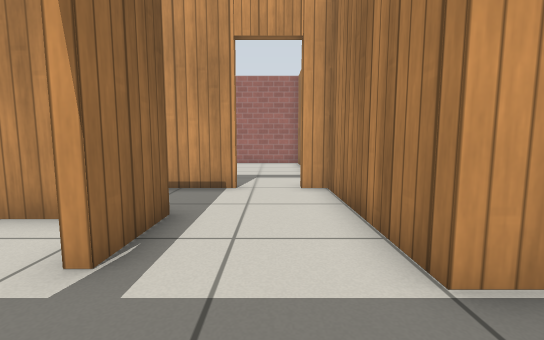
View 1 (above)

19 first-person views from a walk through a world built for the Gazebo simulator. The camera is 0.64 m above the floor, tilts 6° down and sees 90° across. The floor is counted in squares, 0.5 m on a side. Each view is taken from the middle of a square. On the plan, view 1 faces up. The plan holds only what a view shows up to about 13 squares ahead; the rest is blank. Robots are left out. Gazebo's built-in surfaces are drawn with simple patterns.

View 2
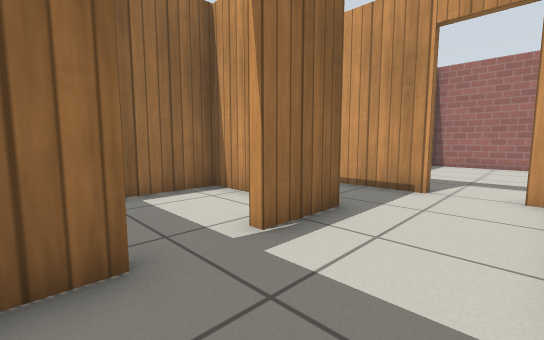

View 3
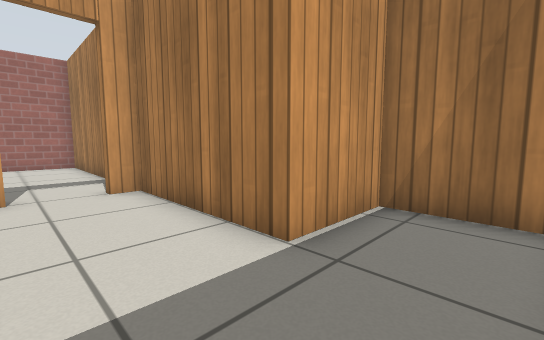

View 4
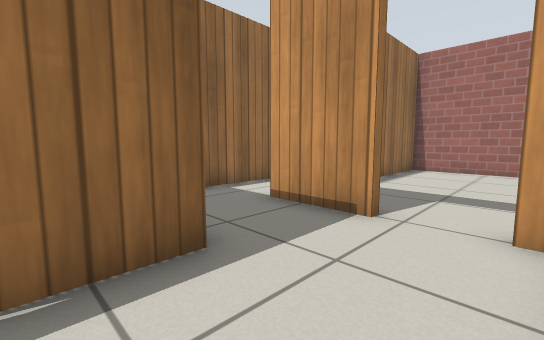

View 5
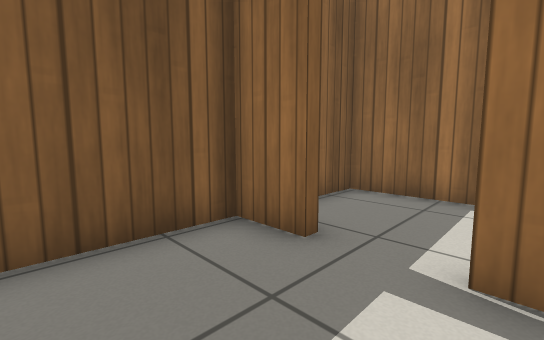

View 6
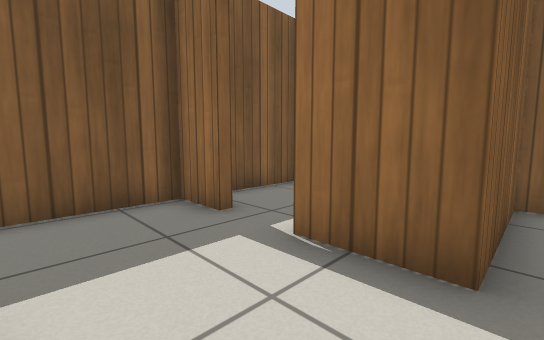

View 7
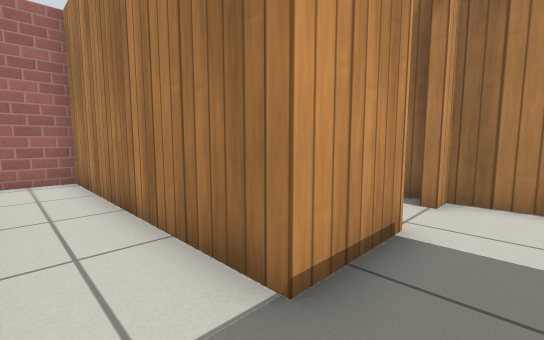

View 8
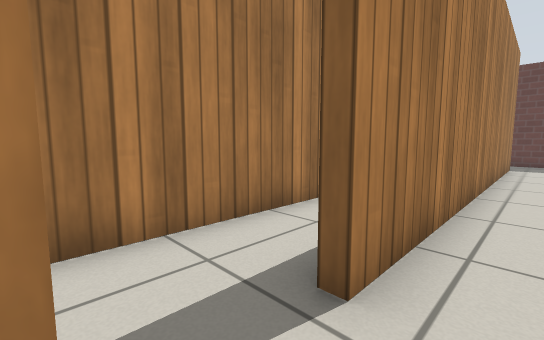

View 9
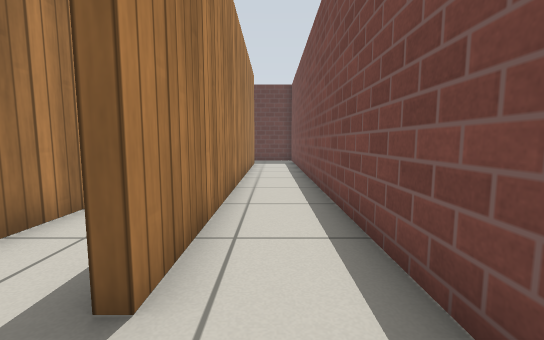

View 10
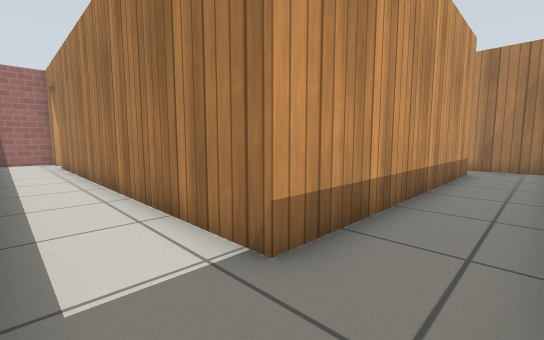

View 11
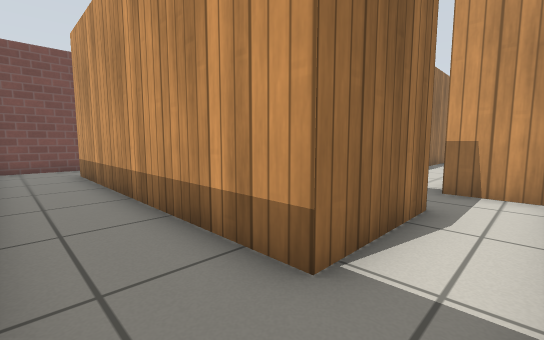

View 12
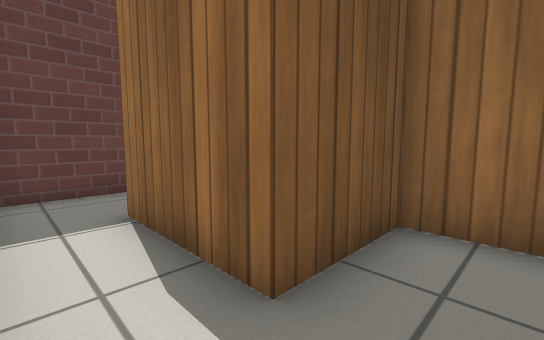

View 13
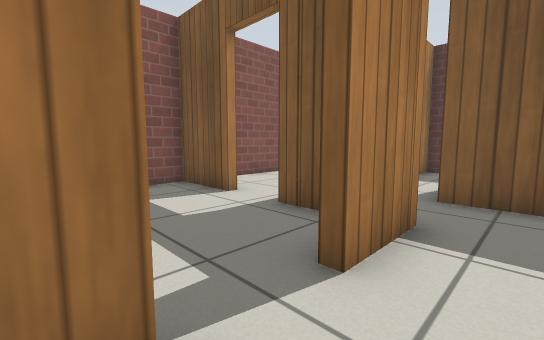

View 14
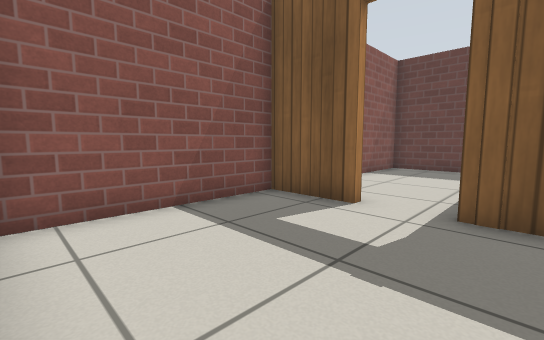

View 15
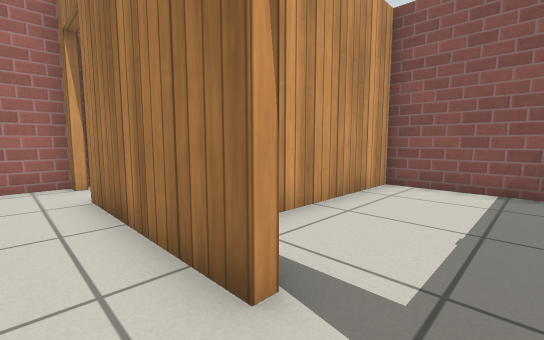

View 16
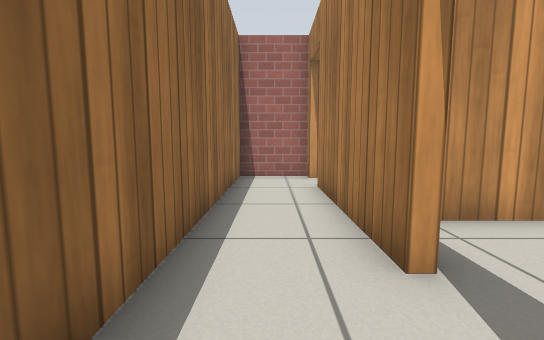

View 17
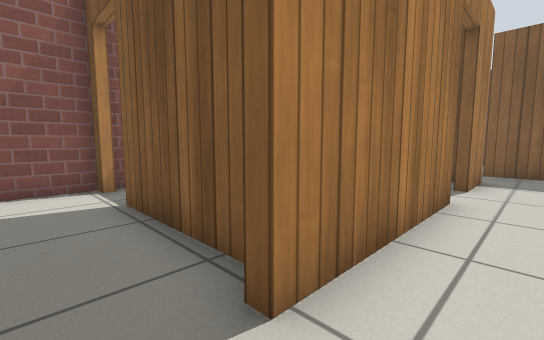

View 18
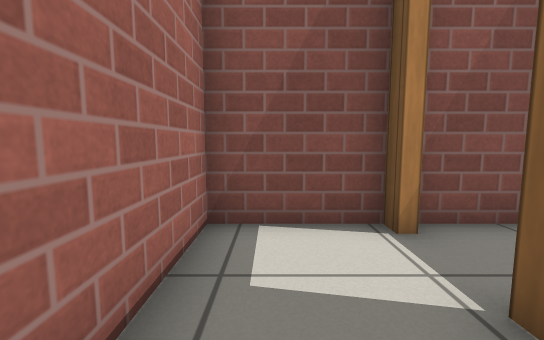

View 19
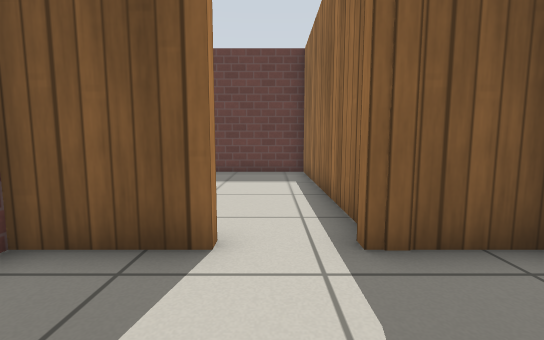

### Floor plan
Points are (right, up) in squares from view 1. A wall is a line through its corners. A room is listed if a view was taken in it or the views show most of it. See-through windows are left out.
Room 1 (views 1, 2, 3, 4, 5, 6)
walls: (-1.8, 0.9) (-1.8, -0.7) (1.1, -0.7); (-3.5, 4.7) (-1.8, 4.7) (-1.8, 2.5); (4.3, -0.1) (4.3, 2.2) (1.5, 2.2) (1.5, 7.4) (0.8, 7.4)
ways out: opening at (-2.5, 6) to room 2; open door at (-0.5, 7.5) to room 8; open door at (-2, 1.5) to room 10
Room 2 (view 7)
walls: (-5.7, 9.6) (-5.7, 7); (-1, 7.4) (-3.4, 7.4) (-3.4, 16) (-5.1, 16); (-5.7, 4.7) (-3.5, 4.7)
ways out: opening at (-2.5, 6) to room 1; open door at (-6, 14) to room 3
Room 3 (views 8, 9, 10, 11, 12)
walls: (-8.3, -0.5) (-8.3, -3.1); (3.5, 2.5) (4.5, 2.5) (4.5, -1) (-6, -1) (-6, 13.1); (-8.3, 13.9) (-8.3, 2); (3.8, -3.4) (6.4, -3.4) (6.4, -0.6); (6.1, 4.6) (4.3, 4.6)
ways out: open door at (-6, 14) to room 2; opening at (4, 3.5) to room 6
Room 4 (views 13, 15, 17)
walls: (4.3, 8.5) (4.3, 13.7); (4.3, 16) (1.8, 16) (1.8, 7)
ways out: open door at (4.5, 7.5) to room 5; opening at (3, 7) to room 6; open door at (4.5, 14.5) to room 7
Room 5 (views 14, 19)
walls: (8.7, 4.9) (11.1, 4.9) (11.1, 10.3) (5.6, 10.3); (4.8, 4.9) (6.9, 4.9)
ways out: open door at (4.5, 7.5) to room 4; open door at (7.5, 5) to room 9
Room 6 (view 16)
walls: (4.3, 4.6) (4.3, 6.7); (1.8, 4.1) (1.8, 2.5) (3.5, 2.5)
ways out: opening at (4, 3.5) to room 3; opening at (3, 7) to room 4
Room 7 (view 18)
walls: (5.1, 13.3) (8.9, 13.3); (11.1, 13.3) (11.1, 16) (7.9, 16)
ways out: open door at (4.5, 14.5) to room 4; open door at (9.5, 13)
Room 8 (no view inside)
walls: (1.5, 10.6) (1.5, 16) (-3.1, 16) (-3.1, 12.6)
ways out: open door at (-0.5, 7.5) to room 1
Room 9 (no view inside)
walls: (6.7, 4) (6.7, -3.4) (11.1, -3.4) (11.1, 2.8)
ways out: open door at (7.5, 5) to room 5
Room 10 (no view inside)
walls: (-3.5, 4.4) (-5.7, 4.4) (-5.7, -0.7) (-3.1, -0.7)
ways out: open door at (-2, 1.5) to room 1

Where each view was taken, in squares from view 1:
view 1: 0 up, 0 right, facing up
view 2: 0 up, 1 right, facing up-left
view 3: 0 up, 1 left, facing up-right
view 4: 3 up, 1 right, facing up-left
view 5: 3 up, 1 right, facing down-left
view 6: 5 up, 1 right, facing down-left
view 7: 6 up, 5 left, facing up-right
view 8: 15 up, 7 left, facing down-right
view 9: 15 up, 7 left, facing down
view 10: 3 down, 8 left, facing up-right
view 11: 3 down, 6 right, facing up-left
view 12: 4 up, 6 right, facing down-left
view 13: 9 up, 3 right, facing down-right
view 14: 10 up, 6 right, facing down-right
view 15: 7 up, 3 right, facing up-right
view 16: 6 up, 3 right, facing up
view 17: 15 up, 3 right, facing down-right
view 18: 15 up, 7 right, facing right
view 19: 8 up, 8 right, facing down
